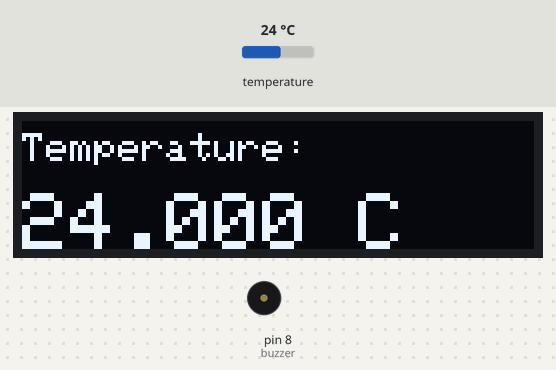
Recording of a sketch running on a simulated Arduino Uno, built with avr-gcc and run on an emulated ATmega328P. On the bench: 128×32 one-colour display, buzzer (waves = sounding). Inputs (shaded band) come from the test bench; at power-on: temperature 24 °C. What the sketch prints to the serial monitor is not drawn.

Above: at 4.3 s.
4.4 s: temperature set to 30.4 °C
At 7.0 s:
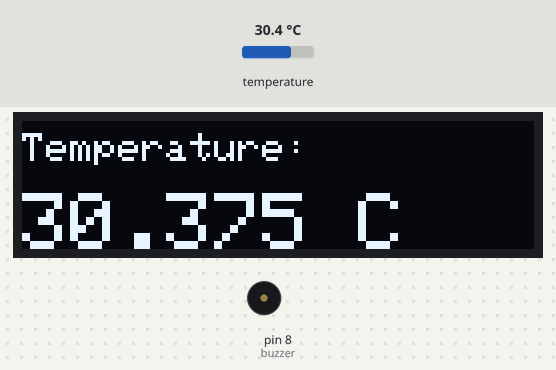
8.1 s: temperature set to 31.4 °C
At 9.6 s:
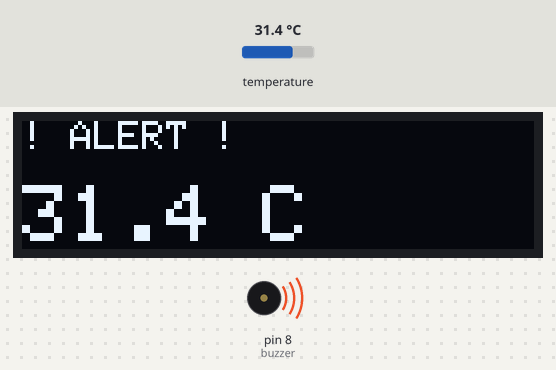
11.8 s: temperature set to 12 °C
At 12.2 s:
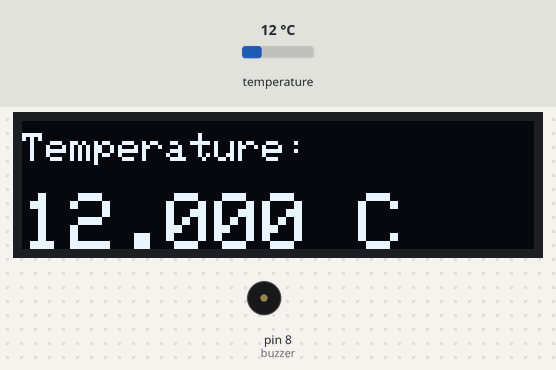
Timing chart, 0 to 14.8 s (numbered marks = the images above; inputs shaded):
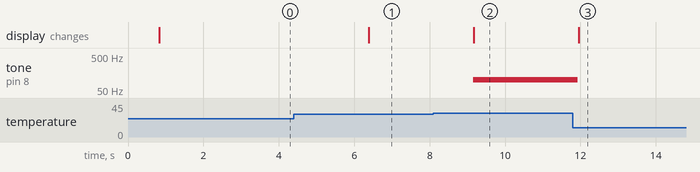

Measured:
- the behaviour switches between 31 and 31.1 °C on temperature (found by bisection; images 1 and 2)
- after the input at 4.4 s, the display: changes after 2.0 s (image 1)
- after the input at 8.1 s, tone on pin 8 (buzzer): silent → 100 Hz after 1.1 s; the display: changes after 1.1 s (image 2)
- after the input at 11.8 s, tone on pin 8 (buzzer): 100 Hz → silent after 0.13 s; the display: changes after 0.15 s (image 3)

The sketch:

temp_sensor_alert.ino
```cpp
#include <OneWire.h>
#include <DallasTemperature.h>
#include <Wire.h>
#include <Adafruit_GFX.h>
#include <Adafruit_SSD1306.h>

#define ONE_WIRE_BUS    4
#define buzzer          8
#define temp_alert      31

#define SCREEN_WIDTH  128
#define SCREEN_HEIGHT  32
#define OLED_RESET     -1

OneWire oneWire(ONE_WIRE_BUS);
DallasTemperature sensors(&oneWire);
Adafruit_SSD1306 display(SCREEN_WIDTH, SCREEN_HEIGHT, &Wire, OLED_RESET);

void setup() {
  Serial.begin(115200);
  pinMode(buzzer, OUTPUT);
  sensors.begin();

  display.begin(SSD1306_SWITCHCAPVCC, 0x3C);
  display.setTextColor(SSD1306_WHITE);
}

void loop() {
  sensors.requestTemperatures();
  float tempC = sensors.getTempCByIndex(0);

  Serial.print("Temperature: ");
  Serial.print(tempC, 3);
  Serial.println(" C");

  // Buzzer
  if (tempC > temp_alert) {
    tone(buzzer, 100);
  } else {
    noTone(buzzer);
  }

  // Display
  display.clearDisplay();

  if (tempC > temp_alert) {

    display.setTextSize(1);
    display.setCursor(0, 0);
    display.println("! ALERT !");

    display.setTextSize(2);
    display.setCursor(0, 16);
    display.print(tempC, 1);
    display.println(" C");
  } else {

    display.setTextSize(1);
    display.setCursor(0, 3);
    display.println("Temperature:");

    display.setTextSize(2);
    display.setCursor(0, 18);
    display.print(tempC, 3);
    display.println(" C");
  }

  display.display();
  delay(2000);
}
```
